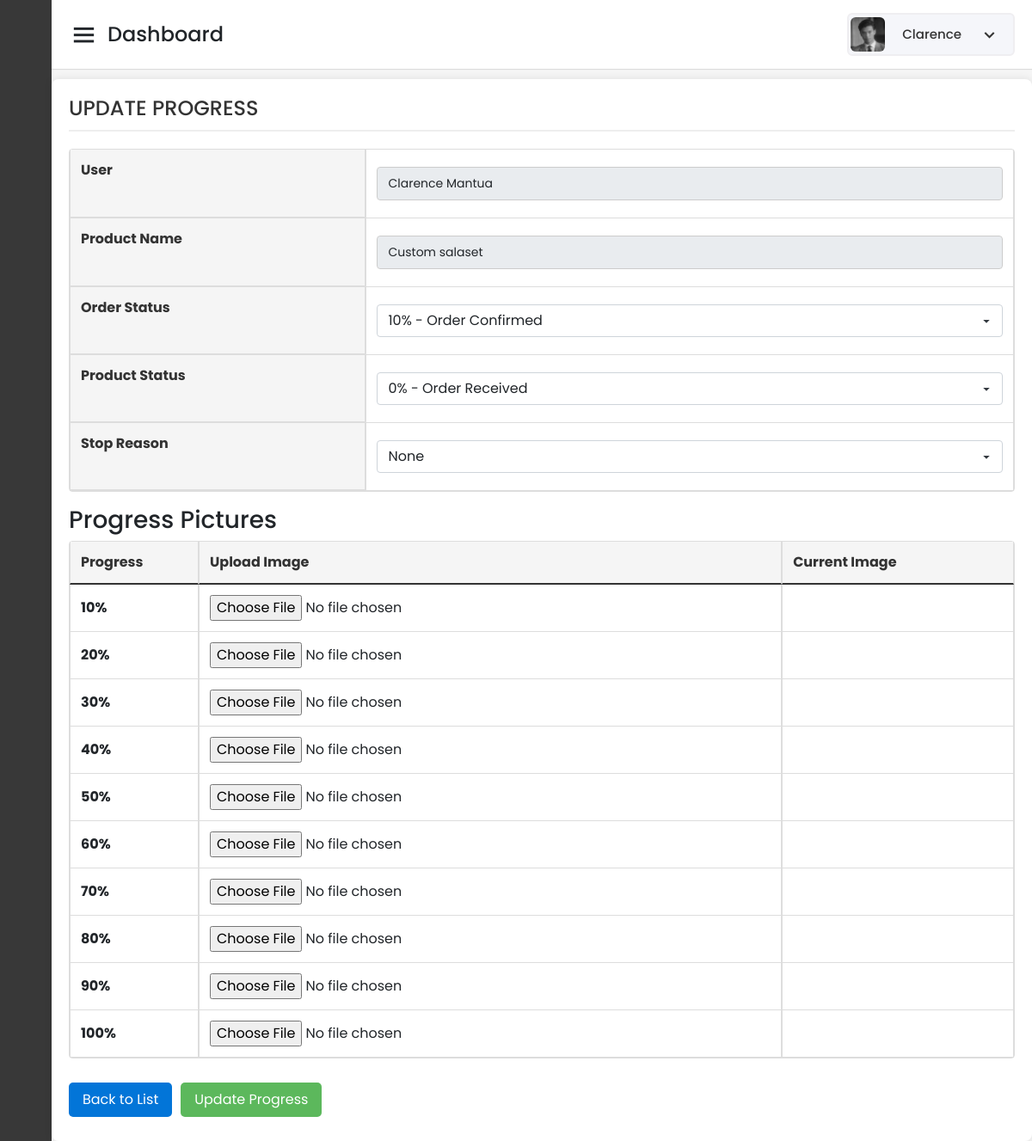
The page /Capstone_Admin/progress/update-progress-form.php?id=3&order_type=custom (signed in) on the database as committed earlier.
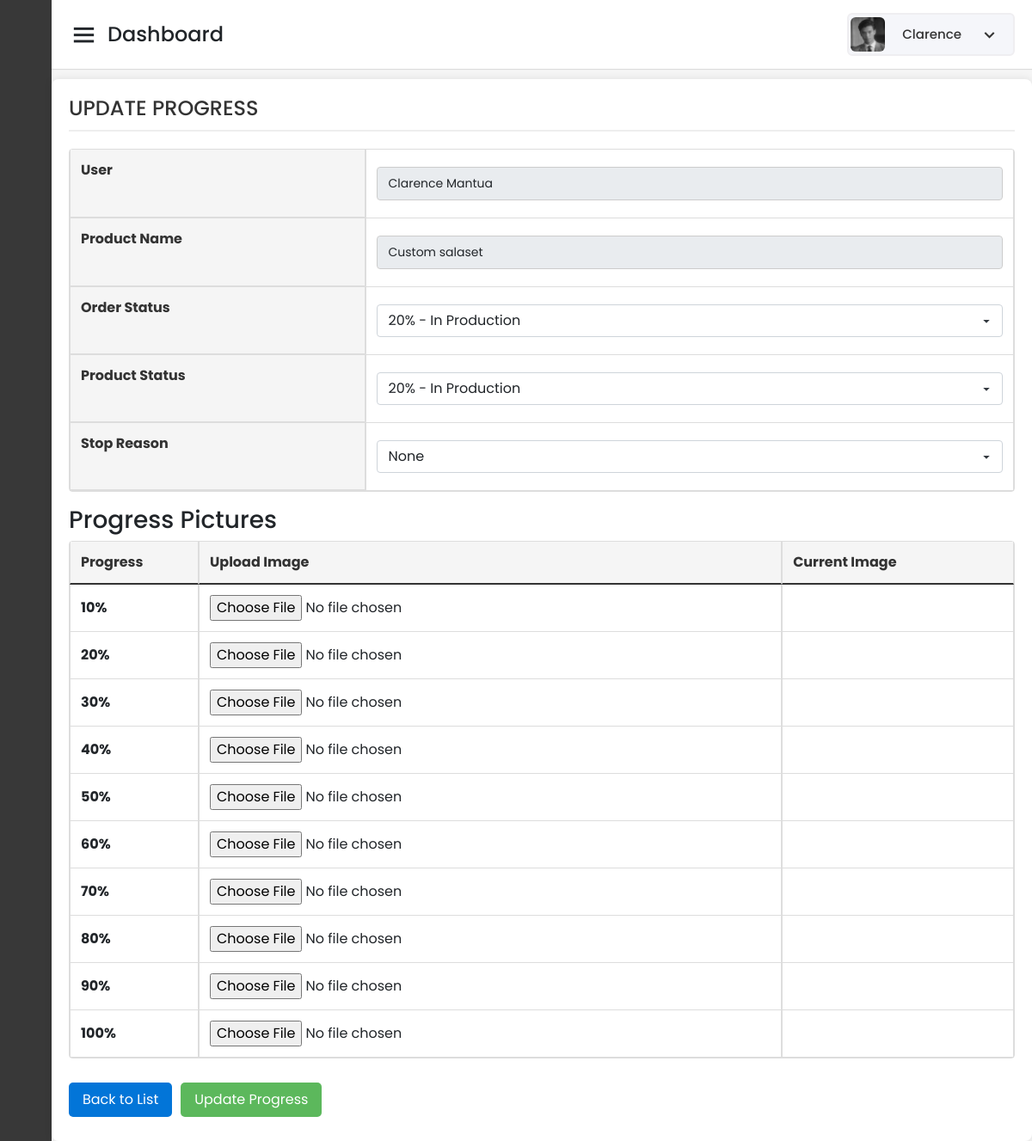
The same page on the database as committed later.
### tables this page shows
CREATE TABLE `tbl_progress` (
  `Progress_ID` int(11) NOT NULL AUTO_INCREMENT,
  `User_ID` varchar(150) NOT NULL,
  `Product_ID` int(11) NOT NULL,
  `Product_Name` varchar(255) NOT NULL,
  `Order_Type` varchar(100) NOT NULL,
  `Order_Status` int(3) NOT NULL,
  `Product_Status` int(3) NOT NULL,
  `Quantity` int(11) NOT NULL,
  `Total_Price` decimal(10,2) NOT NULL,
  `Date_Added` timestamp NOT NULL DEFAULT current_timestamp(),
  `LastUpdate` timestamp NOT NULL DEFAULT current_timestamp() ON UPDATE current_timestamp(),
  `Progress_Pic_20` varchar(255) DEFAULT NULL,
  `Progress_Pic_30` varchar(255) DEFAULT NULL,
  `Progress_Pic_40` varchar(255) DEFAULT NULL,
  `Progress_Pic_50` varchar(255) DEFAULT NULL,
  `Progress_Pic_60` varchar(255) DEFAULT NULL,
  `Progress_Pic_70` varchar(255) DEFAULT NULL,
  `Progress_Pic_80` varchar(255) DEFAULT NULL,
  `Progress_Pic_90` varchar(255) DEFAULT NULL,
  `Progress_Pic_100` varchar(255) DEFAULT NULL,
  `Stop_Reason` varchar(255) DEFAULT NULL,
  `Progress_Pic_10` varchar(255) DEFAULT NULL,
  PRIMARY KEY (`Progress_ID`),
  KEY `User_ID` (`User_ID`),
  KEY `Product_ID` (`Product_ID`),
  CONSTRAINT `tbl_progress_ibfk_1` FOREIGN KEY (`User_ID`) REFERENCES `tbl_user_info` (`User_ID`) ON DELETE CASCADE,
  CONSTRAINT `tbl_progress_ibfk_2` FOREIGN KEY (`Product_ID`) REFERENCES `tbl_prod_info` (`Product_ID`) ON DELETE CASCADE
);

CREATE TABLE `tbl_prod_info` (
  `Product_ID` int(11) NOT NULL AUTO_INCREMENT,
  `Product_Name` varchar(255) NOT NULL,
  `Description` text DEFAULT NULL,
  `Category` varchar(100) DEFAULT NULL,
  `Sizes` varchar(100) DEFAULT NULL,
  `Color` varchar(50) DEFAULT NULL,
  `Stock` varchar(100) DEFAULT NULL,
  `Assembly_Required` varchar(255) DEFAULT NULL,
  `ImageURL` varchar(255) DEFAULT NULL,
  `Price` varchar(255) NOT NULL,
  `Sold` varchar(255) DEFAULT NULL,
  `DateAdded` timestamp NOT NULL DEFAULT current_timestamp(),
  `LastUpdate` timestamp NOT NULL DEFAULT current_timestamp() ON UPDATE current_timestamp(),
  `GLB_File_URL` varchar(255) DEFAULT NULL,
  `product_type` enum('readymade','custom') DEFAULT 'readymade',
  PRIMARY KEY (`Product_ID`)
);

### Capstone_Admin/progress/update-progress-form.php (the view, shortened to what the changed rows need)
<?php
include '../config/database.php';
$id = $_GET['id'];
$orderType = $_GET['order_type'];
$query = "";
switch ($orderType) {
    case 'custom':
        $query = "
    SELECT
        p.Progress_ID AS ID,
        pr.Product_Name,
        CONCAT(u.First_Name, ' ', u.Last_Name) AS User_Name,
        p.Order_Status,
        p.Product_Status,
        p.Total_Price,
        p.Date_Added AS Request_Date,
        p.LastUpdate AS Last_Update,
        p.Progress_Pic_10,
        p.Progress_Pic_20,
        p.Progress_Pic_30,
        p.Progress_Pic_40,
        p.Progress_Pic_50,
        p.Progress_Pic_60,
        p.Progress_Pic_70,
        p.Progress_Pic_80,
        p.Progress_Pic_90,
        p.Progress_Pic_100,
        p.Stop_Reason,
        p.User_ID,
        p.Product_ID
    FROM tbl_progress p
    JOIN tbl_user_info u ON p.User_ID = u.User_ID
    LEFT JOIN tbl_prod_info pr ON p.Product_ID = pr.Product_ID
    WHERE p.Progress_ID = :id
";
        break;
}
$stmt = $pdo->prepare($query);
$stmt->bindParam(':id', $id, PDO::PARAM_INT);
$stmt->execute();
$row = $stmt->fetch(PDO::FETCH_ASSOC);
$statusLabels = [
    0 => 'Order Received',
    10 => 'Order Confirmed',
    20 => 'In Production',
    30 => '30% Complete',
    40 => '40% Complete',
    50 => '50% Complete',
    60 => '60% Complete',
    70 => '70% Complete',
    80 => '80% Complete',
    90 => '90% Complete',
    100 => 'Completed'
];
?>
<!DOCTYPE html>
<html lang="en" dir="ltr">
<head>
    <link href="../static/css/bootstrap.min.css" rel="stylesheet">
    <link href="../static/css-files/dashboard.css" rel="stylesheet">
    <link href="../static/css-files/button.css" rel="stylesheet">
    <link href="../static/css-files/admin_homev2.css" rel="stylesheet">
    <link href="https://unpkg.com/boxicons@2.0.7/css/boxicons.min.css" rel="stylesheet" />
</head>
<body>
    <section class="home-section">
<br><br><br>
<div class="container_boxes">
    <form action="update-progress-rec.php" method="POST" enctype="multipart/form-data">
        <table class="table table-bordered">
            <tr><th>User</th><td><input type="text" class="form-control" value="<?= htmlspecialchars($row['User_Name']) ?>" readonly></td></tr>
            <tr><th>Product Name</th><td><input type="text" class="form-control" value="<?= htmlspecialchars($row['Product_Name']) ?>" readonly></td></tr>
            <tr>
                <th>Order Status</th>
                <td>
                    <select name="Order_Status" class="form-control" required>
                        <?php foreach ($statusLabels as $key => $value): ?>
                            <option value="<?= $key ?>" <?= $row['Order_Status'] == $key ? 'selected' : '' ?>>
                                <?= "$key% - $value" ?>
                            </option>
                        <?php endforeach; ?>
                    </select>
                </td>
            </tr>
            <tr>
                <th>Product Status</th>
                <td>
                    <select name="Product_Status" class="form-control" required>
                        <?php foreach ($statusLabels as $key => $value): ?>
                            <option value="<?= $key ?>" <?= $row['Product_Status'] == $key ? 'selected' : '' ?>>
                                <?= "$key% - $value" ?>
                            </option>
                        <?php endforeach; ?>
                    </select>
                </td>
            </tr>
            <tr>
                <th>Stop Reason</th>
            </tr>
        </table>
        <table class="table table-bordered">
            <thead>
                <tr>
                    <th>Progress</th>
                    <th>Upload Image</th>
                    <th>Current Image</th>
                </tr>
            </thead>
        </table>
    </form>
</div>
</body>
</html>

Rows that differ between the two databases and show on the page:
changed tbl_progress "Custom salaset": Order_Status "10% - Order Confirmed" → "20% - In Production"; Product_Status "0% - Order Received" → "20% - In Production"
